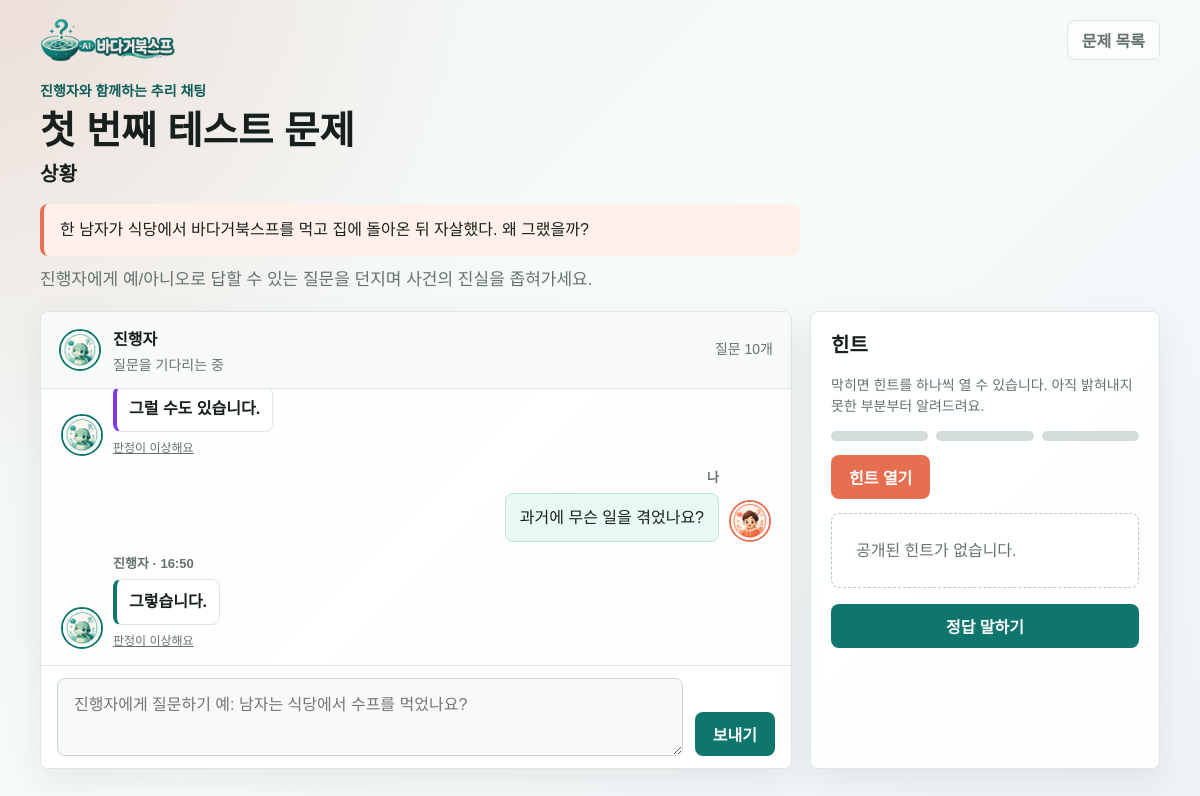
Page /play/17/ on the committed database.
### game/models.py (models this page shows, shortened)
class Puzzle(models.Model):
    title = models.CharField(max_length=100)
    scenario = models.TextField()
    answer_text = models.TextField()
    answer_checkpoints = models.TextField(
        blank=True,
        help_text="정답으로 인정하기 위해 포함되어야 하는 핵심 조건을 줄마다 하나씩 입력하세요.",
    )
    question_yes_facts = models.TextField(
        blank=True,
        help_text="'맞습니다'로 답해야 하는 사실을 줄마다 하나씩 입력하세요.",
    )
    question_no_facts = models.TextField(
        blank=True,
        help_text="'아닙니다'로 답해야 하는 사실을 줄마다 하나씩 입력하세요.",
    )
    question_irrelevant_facts = models.TextField(
        blank=True,
        help_text="'관계없습니다'로 답해야 하는 주변 정보를 줄마다 하나씩 입력하세요.",
    )
    question_ambiguous_examples = models.TextField(
        blank=True,
        help_text="'질문이 모호합니다'로 답해야 하는 예시를 줄마다 하나씩 입력하세요.",
    )
    checkpoint_hints = models.TextField(
        blank=True,
        help_text="정답 체크포인트와 같은 순서로, 각 체크포인트 쪽으로 이끄는 힌트를 줄마다 하나씩 입력하세요.",
    )
    hint1 = models.CharField(max_length=255, blank=True)
    hint2 = models.CharField(max_length=255, blank=True)
    hint3 = models.CharField(max_length=255, blank=True)
    is_active = models.BooleanField(default=True)
    created_at = models.DateTimeField(auto_now_add=True)
    updated_at = models.DateTimeField(auto_now=True)
    class Meta:
        ordering = ["created_at"]
    def get_answer_checkpoints(self):
        return [line.strip() for line in self.answer_checkpoints.splitlines() if line.strip()]
    def get_checkpoint_hints(self):
        return [line.strip() for line in self.checkpoint_hints.splitlines()]

class QuestionLog(models.Model):
    ANSWER_LABEL_AMBIGUOUS = "AMBIGUOUS"
    game_session = models.ForeignKey(GameSession, on_delete=models.CASCADE, related_name="question_logs")
    question_text = models.TextField()
    answer_label = models.CharField(max_length=20, default=ANSWER_LABEL_AMBIGUOUS)
    revealed_checkpoints = models.JSONField(default=list, blank=True)
    reported_at = models.DateTimeField(null=True, blank=True)
    created_at = models.DateTimeField(auto_now_add=True)
    class Meta:
        ordering = ["-created_at"]

class GameSession(models.Model):
    SCORE_START = 1000
    SCORE_PER_QUESTION = 20
    SCORE_PER_HINT = 150
    STATUS_PLAYING = "playing"
    STATUS_CLEARED = "cleared"
    STATUS_CHOICES = [
        (STATUS_PLAYING, "Playing"),
        (STATUS_CLEARED, "Cleared"),
    ]
    puzzle = models.ForeignKey(Puzzle, on_delete=models.CASCADE, related_name="game_sessions")
    user = models.ForeignKey(
        settings.AUTH_USER_MODEL,
        on_delete=models.SET_NULL,
        null=True,
        blank=True,
        related_name="game_sessions",
    )
    session_key = models.CharField(max_length=40, blank=True)
    hint_used_count = models.PositiveSmallIntegerField(default=0)
    revealed_hint_texts = models.JSONField(default=list, blank=True)
    status = models.CharField(max_length=20, choices=STATUS_CHOICES, default=STATUS_PLAYING)
    submitted_answer = models.TextField(blank=True)
    cleared_at = models.DateTimeField(null=True, blank=True)
    created_at = models.DateTimeField(auto_now_add=True)
    class Meta:
        ordering = ["-created_at"]
    def revealed_checkpoint_numbers(self):
        checkpoint_count = len(self.puzzle.get_answer_checkpoints())
        numbers = set()
        for revealed in self.question_logs.values_list("revealed_checkpoints", flat=True):
            for number in revealed or []:
                if isinstance(number, int) and 1 <= number <= checkpoint_count:
                    numbers.add(number)
        return numbers

### game/views.py (the view)
# urls.py: path("play/<int:game_id>/", play_view, name="play"),
def play_view(request, game_id):
    game_session = _get_game_session(game_id)
    cleared_response = _redirect_if_cleared(game_session)
    if cleared_response:
        return cleared_response
    question_logs = game_session.question_logs.order_by("created_at")
    revealed_hints, remaining_hint_count, hint_message = _get_hint_data(game_session)
    final_answer_feedback = request.session.pop(f"final_answer_feedback_{game_session.id}", None)
    return render(
        request,
        "game/play.html",
        {
            "game_session": game_session,
            "puzzle": game_session.puzzle,
            "question_logs": question_logs,
            "revealed_hints": revealed_hints,
            "remaining_hint_count": remaining_hint_count,
            "hint_message": hint_message,
            "final_answer_feedback": final_answer_feedback,
            "required_keyword_count": len(game_session.puzzle.get_answer_checkpoints()),
        },
    )

### game/views.py (called while the page is built)
def _get_game_session(game_id):
    return get_object_or_404(GameSession.objects.select_related("puzzle"), id=game_id)

def _redirect_if_cleared(game_session):
    if game_session.status == GameSession.STATUS_CLEARED:
        return redirect("game:result", game_id=game_session.id)
    return None

def _get_fixed_hints(puzzle):
    return [getattr(puzzle, field) for field in HINT_FIELDS]

def _get_revealed_hints(game_session):
    if game_session.revealed_hint_texts:
        return list(game_session.revealed_hint_texts)
    return [hint for hint in _get_fixed_hints(game_session.puzzle)[: game_session.hint_used_count] if hint]

def _pick_next_hint(game_session):
    puzzle = game_session.puzzle
    given = set(_get_revealed_hints(game_session))
    revealed_numbers = game_session.revealed_checkpoint_numbers()
    checkpoint_count = len(puzzle.get_answer_checkpoints())
    for number, hint in enumerate(puzzle.get_checkpoint_hints()[:checkpoint_count], start=1):
        if hint and number not in revealed_numbers and hint not in given:
            return hint
    for hint in _get_fixed_hints(puzzle):
        if hint and hint not in given:
            return hint
    return None

def _get_hint_data(game_session):
    revealed_hints = _get_revealed_hints(game_session)
    remaining_hint_count = max(0, MAX_HINT_COUNT - game_session.hint_used_count)
    hint_message = ""
    if game_session.hint_used_count >= MAX_HINT_COUNT:
        hint_message = "모든 힌트를 이미 사용했습니다."
    elif _pick_next_hint(game_session) is None:
        hint_message = "다음으로 공개할 힌트가 없습니다."
    return revealed_hints, remaining_hint_count, hint_message

### templates/game/play.html (shortened to what this page needs)
{% extends "game/base.html" %}
{% block topbar_action %}
<a class="nav-link" href="{% url 'game:home' %}">문제 목록</a>
{% endblock %}
{% block content %}
<header class="page-header">
    <p class="eyebrow">진행자와 함께하는 추리 채팅</p>
    <h1>{{ puzzle.title }}</h1>
    <section class="scenario-inline" aria-label="상황">
        <h2>상황</h2>
        <div class="scenario-box">{{ puzzle.scenario }}</div>
    </section>
    <p class="lead">진행자에게 예/아니오로 답할 수 있는 질문을 던지며 사건의 진실을 좁혀가세요.</p>
</header>
<div class="game-room">
    <section class="chat-room" aria-label="진행자 채팅">
        <div class="chat-header">
            <div class="host-profile">
                <img class="host-avatar" src="/static/game/img/admin-image.png" alt="진행자">
                <div>
                    <p class="host-name">진행자</p>
                    <p class="host-status">질문을 기다리는 중</p>
                </div>
            </div>
            <span class="meta">질문 {{ question_logs|length }}개</span>
        </div>
        <div class="chat-body">
            {% for log in question_logs %}
                <div class="message-row user">
                    <div class="message-stack">
                        <span class="message-meta">나</span>
                        <div class="message-bubble user">{{ log.question_text }}</div>
                    </div>
                    <img class="user-avatar" src="/static/game/img/user-image.png" alt="나">
                </div>
                <div class="message-row host answer-row">
                    <img class="host-avatar" src="/static/game/img/admin-image.png" alt="진행자">
                    <div class="message-stack">
                        <span class="message-meta">진행자 · {{ log.created_at|date:"H:i" }}</span>
                        <div class="message-bubble host judgement {% if log.answer_label == "맞습니다" %}yes{% elif log.answer_label == "아닙니다" %}no{% elif log.answer_label == "관계없습니다" %}irrelevant{% else %}maybe{% endif %}">
                            {% if log.answer_label == "맞습니다" %}
                                그렇습니다.
                            {% elif log.answer_label == "아닙니다" %}
                                그렇지 않습니다.
                            {% elif log.answer_label == "관계없습니다" %}
                                관계없습니다.
                            {% else %}
                                그럴 수도 있습니다.
                            {% endif %}
                        </div>
                        <form class="report-form" method="post" action="{% url 'game:report_judgement' game_session.id log.id %}">
                            <button class="report-button" type="submit" {% if log.reported_at %}disabled{% endif %}>
                                {% if log.reported_at %}신고 접수됨{% else %}판정이 이상해요{% endif %}
                            </button>
                        </form>
                    </div>
                </div>
            {% endfor %}
        </div>
        <div class="composer">
            <form class="composer-form" method="post" action="{% url 'game:ask_question' game_session.id %}">
                <textarea name="question_text" maxlength="500" placeholder="진행자에게 질문하기 예: 남자는 식당에서 수프를 먹었나요?" required autofocus></textarea>
                <button class="button" type="submit">보내기</button>
            </form>
        </div>
    </section>
    <aside class="side-panel" aria-label="게임 정보">
        <h2>힌트</h2>
        <p class="meta">막히면 힌트를 하나씩 열 수 있습니다. 아직 밝혀내지 못한 부분부터 알려드려요.</p>
        <div class="hint-summary" aria-label="힌트 사용량">
            <span class="hint-dot {% if game_session.hint_used_count >= 1 %}used{% endif %}"></span>
            <span class="hint-dot {% if game_session.hint_used_count >= 2 %}used{% endif %}"></span>
            <span class="hint-dot {% if game_session.hint_used_count >= 3 %}used{% endif %}"></span>
        </div>
        <form method="post" action="{% url 'game:use_hint' game_session.id %}">
            <button class="button warning" type="submit" {% if remaining_hint_count == 0 or hint_message == "다음으로 공개할 힌트가 없습니다." %}disabled{% endif %}>
                힌트 열기
            </button>
        </form>
        {% if revealed_hints %}
            <ol class="hint-list">
                {% for hint in revealed_hints %}
                    <li>{{ hint }}</li>
                {% endfor %}
            </ol>
        {% else %}
            <div class="empty-state hint-empty">공개된 힌트가 없습니다.</div>
        {% endif %}
        <button class="button answer-action" type="button" data-answer-open>정답 말하기</button>
    </aside>
</div>
{% endblock %}

### templates/game/base.html (style rules this page uses)
:root { --bg: #eef4f2; --surface: #ffffff; --surface-soft: #f7faf9; --ink: #17201d; --muted: #65736e; --line: #dce6e2; --primary: #0f766e; --primary-dark: #115e59; --accent: #e76f51; --accent-soft: #fff0ea; --yes: #0f766e; --no: #b42318; --maybe: #7c3aed; --irrelevant: #536471; --shadow: 0 18px 50px rgba(21, 35, 31, 0.11); }
* { box-sizing: border-box; }
body { margin: 0; min-height: 100vh; background: radial-gradient(circle at top left, rgba(231, 111, 81, 0.16), transparent 30rem), linear-gradient(135deg, #eef4f2 0%, #f7fbfa 48%, #eef3f8 100%); color: var(--ink); font-family: Arial, "Noto Sans KR", sans-serif; letter-spacing: 0; }
a { color: inherit; }
.nav-link { display: inline-flex; align-items: center; justify-content: center; min-height: 40px; padding: 0 14px; border: 1px solid var(--line); border-radius: 8px; background: rgba(255, 255, 255, 0.7); color: var(--muted); text-decoration: none; font-weight: 700; }
.page-header { margin-bottom: 16px; }
.eyebrow { margin: 0 0 10px; color: var(--primary-dark); font-size: 14px; font-weight: 800; }
h1, h2, h3, p { margin-top: 0; }
h1 { margin-bottom: 12px; font-size: clamp(32px, 4vw, 52px); line-height: 1.08; }
h2 { font-size: 20px; line-height: 1.3; }
.lead { max-width: 720px; margin-bottom: 0; color: var(--muted); font-size: 17px; line-height: 1.7; }
.button { display: inline-flex; align-items: center; justify-content: center; min-height: 44px; padding: 0 18px; border: 0; border-radius: 8px; background: var(--primary); color: #ffffff; font: inherit; font-weight: 800; text-decoration: none; cursor: pointer; white-space: nowrap; }
.button.warning { background: var(--accent); }
.empty-state { padding: 24px; border: 1px dashed #b8c8c3; border-radius: 8px; background: rgba(255, 255, 255, 0.75); color: var(--muted); line-height: 1.6; }
.meta { color: var(--muted); font-size: 14px; line-height: 1.5; }

### rows in the picture
Puzzle: title "첫 번째 테스트 문제", scenario "한 남자가 식당에서 바다거북스프를 먹고 집에 돌아온 뒤 자살했다. 왜 그랬을까?"
QuestionLog: answer_label "그럴 수도 있습니다.", shows "판정이 이상해요"
QuestionLog: question_text "과거에 무슨 일을 겪었나요?", created_at "16:50", answer_label "그렇습니다.", shows "판정이 이상해요"

### other values in the picture
{{ question_logs|length }} "10"
